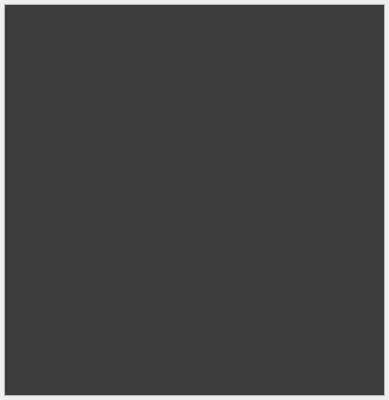
<?xml version="1.0" encoding="UTF-8"?>
<ui version="4.0">
 <class>asPluginManagerForm</class>
 <widget class="SettingsWidget" name="asPluginManagerForm">
  <property name="geometry">
   <rect>
    <x>0</x>
    <y>0</y>
    <width>389</width>
    <height>400</height>
   </rect>
  </property>
  <property name="sizePolicy">
   <sizepolicy hsizetype="Preferred" vsizetype="Preferred">
    <horstretch>0</horstretch>
    <verstretch>0</verstretch>
   </sizepolicy>
  </property>
  <property name="windowTitle">
   <string>asPluginManager</string>
  </property>
  <property name="locale">
   <locale language="English" country="UnitedStates"/>
  </property>
  <property name="BIBBLE_PLUGIN_NAME" stdset="0">
   <string>asPluginManager</string>
  </property>
  <property name="BIBBLE_PLUGIN_GROUP" stdset="0">
   <string>asPluginManager</string>
  </property>
  <layout class="QVBoxLayout" name="verticalLayout">
   <property name="margin">
    <number>4</number>
   </property>
   <item>
    <widget class="QScrollArea" name="scrollArea">
     <property name="autoFillBackground">
      <bool>true</bool>
     </property>
     <property name="widgetResizable">
      <bool>true</bool>
     </property>
     <widget class="QWidget" name="contents">
      <property name="geometry">
       <rect>
        <x>0</x>
        <y>0</y>
        <width>377</width>
        <height>388</height>
       </rect>
      </property>
      <property name="sizePolicy">
       <sizepolicy hsizetype="Expanding" vsizetype="Expanding">
        <horstretch>0</horstretch>
        <verstretch>0</verstretch>
       </sizepolicy>
      </property>
      <property name="styleSheet">
       <string notr="true">QWidget { background: rgb(60,60,60); }</string>
      </property>
      <layout class="QGridLayout" name="gridLayout" columnstretch="0">
       <property name="margin">
        <number>2</number>
       </property>
       <property name="spacing">
        <number>2</number>
       </property>
      </layout>
     </widget>
    </widget>
   </item>
  </layout>
 </widget>
 <customwidgets>
  <customwidget>
   <class>SettingsWidget</class>
   <extends>QWidget</extends>
   <header>settingswidget.h</header>
   <container>1</container>
   <slots>
    <slot>setOption(int)</slot>
    <slot>setOption(QString)</slot>
    <slot>setOption(bool)</slot>
    <slot>buttonClick()</slot>
   </slots>
  </customwidget>
 </customwidgets>
 <resources/>
 <connections/>
</ui>
